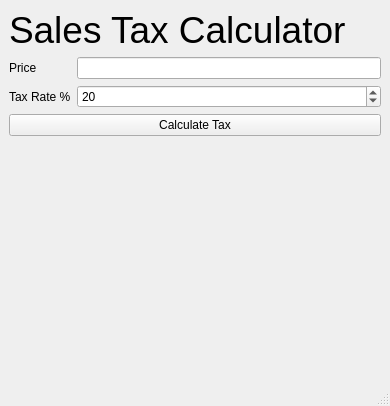
<?xml version="1.0" encoding="UTF-8"?>
<ui version="4.0">
 <class>MainWindow</class>
 <widget class="QMainWindow" name="MainWindow">
  <property name="geometry">
   <rect>
    <x>0</x>
    <y>0</y>
    <width>390</width>
    <height>406</height>
   </rect>
  </property>
  <property name="windowTitle">
   <string>MainWindow</string>
  </property>
  <widget class="QWidget" name="centralwidget">
   <layout class="QFormLayout" name="formLayout">
    <item row="0" column="0" colspan="2">
     <widget class="QLabel" name="header">
      <property name="font">
       <font>
        <pointsize>28</pointsize>
       </font>
      </property>
      <property name="text">
       <string>Sales Tax Calculator</string>
      </property>
     </widget>
    </item>
    <item row="2" column="0">
     <widget class="QLabel" name="label">
      <property name="text">
       <string>Price</string>
      </property>
     </widget>
    </item>
    <item row="2" column="1">
     <widget class="QLineEdit" name="price_box"/>
    </item>
    <item row="4" column="0">
     <widget class="QLabel" name="label_2">
      <property name="text">
       <string>Tax Rate %</string>
      </property>
     </widget>
    </item>
    <item row="4" column="1">
     <widget class="QSpinBox" name="tax_rate">
      <property name="value">
       <number>20</number>
      </property>
     </widget>
    </item>
    <item row="5" column="0" colspan="2">
     <widget class="QPushButton" name="calc_tax_button">
      <property name="text">
       <string>Calculate Tax</string>
      </property>
     </widget>
    </item>
    <item row="6" column="0">
     <widget class="QLabel" name="results_output">
      <property name="text">
       <string/>
      </property>
     </widget>
    </item>
   </layout>
  </widget>
  <widget class="QMenuBar" name="menubar">
   <property name="geometry">
    <rect>
     <x>0</x>
     <y>0</y>
     <width>390</width>
     <height>22</height>
    </rect>
   </property>
  </widget>
  <widget class="QStatusBar" name="statusbar"/>
 </widget>
 <resources/>
 <connections/>
</ui>
